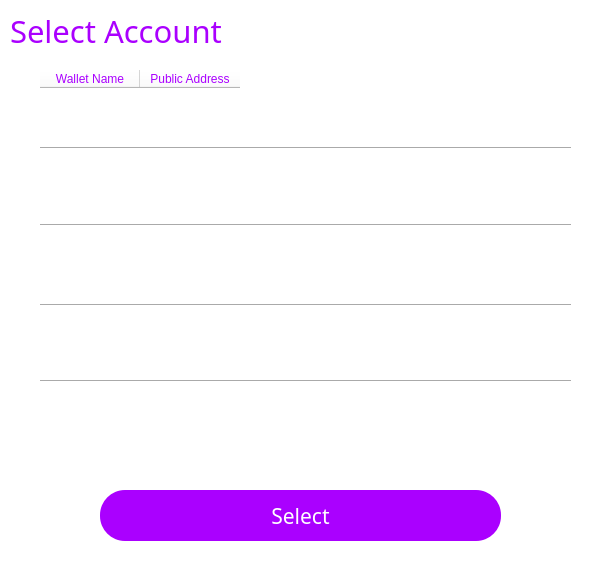
<?xml version="1.0" encoding="UTF-8"?>
<ui version="4.0">
 <class>AccountForm</class>
 <widget class="QWidget" name="AccountForm">
  <property name="geometry">
   <rect>
    <x>0</x>
    <y>0</y>
    <width>609</width>
    <height>572</height>
   </rect>
  </property>
  <property name="windowTitle">
   <string>Form</string>
  </property>
  <property name="styleSheet">
   <string notr="true">background-color: rgb(255, 255, 255);</string>
  </property>
  <widget class="Line" name="line_29">
   <property name="geometry">
    <rect>
     <x>40</x>
     <y>371</y>
     <width>531</width>
     <height>20</height>
    </rect>
   </property>
   <property name="orientation">
    <enum>Qt::Horizontal</enum>
   </property>
  </widget>
  <widget class="Line" name="line_31">
   <property name="geometry">
    <rect>
     <x>40</x>
     <y>290</y>
     <width>531</width>
     <height>31</height>
    </rect>
   </property>
   <property name="orientation">
    <enum>Qt::Horizontal</enum>
   </property>
  </widget>
  <widget class="Line" name="line_30">
   <property name="geometry">
    <rect>
     <x>40</x>
     <y>140</y>
     <width>531</width>
     <height>16</height>
    </rect>
   </property>
   <property name="orientation">
    <enum>Qt::Horizontal</enum>
   </property>
  </widget>
  <widget class="QTableWidget" name="Account">
   <property name="geometry">
    <rect>
     <x>40</x>
     <y>70</y>
     <width>531</width>
     <height>391</height>
    </rect>
   </property>
   <property name="styleSheet">
    <string notr="true">border:0px;
color: rgb(170, 0, 255);</string>
   </property>
   <column>
    <property name="text">
     <string>Wallet Name</string>
    </property>
   </column>
   <column>
    <property name="text">
     <string>Public Address</string>
    </property>
   </column>
  </widget>
  <widget class="Line" name="line_33">
   <property name="geometry">
    <rect>
     <x>40</x>
     <y>217</y>
     <width>531</width>
     <height>16</height>
    </rect>
   </property>
   <property name="orientation">
    <enum>Qt::Horizontal</enum>
   </property>
  </widget>
  <widget class="QPushButton" name="pushButton_9">
   <property name="geometry">
    <rect>
     <x>100</x>
     <y>490</y>
     <width>401</width>
     <height>51</height>
    </rect>
   </property>
   <property name="font">
    <font>
     <family>等线</family>
     <pointsize>16</pointsize>
    </font>
   </property>
   <property name="cursor">
    <cursorShape>PointingHandCursor</cursorShape>
   </property>
   <property name="styleSheet">
    <string notr="true">background-color: rgb(170, 0, 255);
color: rgb(255, 255, 255);
border-radius:25px;</string>
   </property>
   <property name="text">
    <string>Select</string>
   </property>
   <property name="flat">
    <bool>false</bool>
   </property>
  </widget>
  <widget class="QLabel" name="label_15">
   <property name="geometry">
    <rect>
     <x>10</x>
     <y>0</y>
     <width>271</width>
     <height>61</height>
    </rect>
   </property>
   <property name="font">
    <font>
     <family>微软雅黑</family>
     <pointsize>23</pointsize>
     <weight>50</weight>
     <bold>false</bold>
    </font>
   </property>
   <property name="styleSheet">
    <string notr="true">color: rgb(170, 0, 255);</string>
   </property>
   <property name="text">
    <string>Select Account</string>
   </property>
  </widget>
  <widget class="QPushButton" name="closeenterpsw">
   <property name="geometry">
    <rect>
     <x>570</x>
     <y>0</y>
     <width>41</width>
     <height>31</height>
    </rect>
   </property>
   <property name="text">
    <string/>
   </property>
   <property name="icon">
    <iconset>
     <normaloff>pic/close.png</normaloff>pic/close.png</iconset>
   </property>
   <property name="flat">
    <bool>true</bool>
   </property>
  </widget>
  <zorder>Account</zorder>
  <zorder>line_29</zorder>
  <zorder>line_31</zorder>
  <zorder>line_30</zorder>
  <zorder>line_33</zorder>
  <zorder>pushButton_9</zorder>
  <zorder>label_15</zorder>
  <zorder>closeenterpsw</zorder>
 </widget>
 <resources/>
 <connections/>
</ui>
